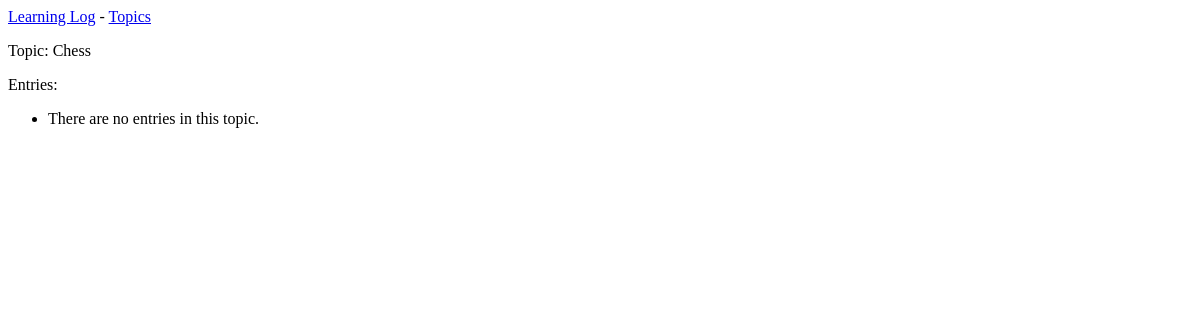
The app's page /topics/1/, older data.
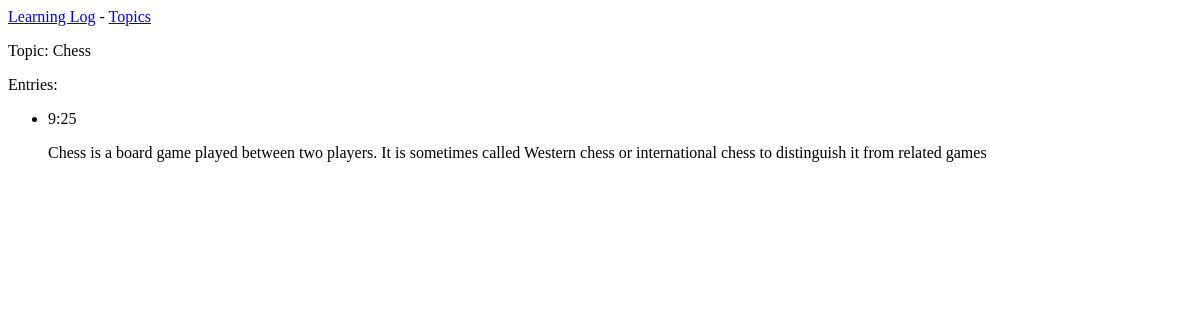
The same page, newer data.
### learning_logs/models.py (models this page shows, shortened)
class Entry(models.Model): # As before Entry inherits from Model class
    topic = models.ForeignKey(Topic, on_delete = models.CASCADE) # topic attribute is a ForeignKey instance
    text = models.TextField() # Text field to put the notes in
    date_added = models.TimeField(auto_now_add = True) # stores when Entry was added
    class Meta:
        verbose_name_plural = 'entries'

### learning_logs/views.py (the view)
# urls.py: path('topics/<int:topic_id>/', views.topic, name = 'topic'),
def topic(request, topic_id):
    topic = Topic.objects.get(id = topic_id)
    entries = topic.entry_set.order_by('-date_added')
    context = {'topic':topic, 'entries': entries}
    return render(request, 'learning_logs/topic.html', context)

### learning_logs/models.py (called while the page is built)
    def __str__(self):
        return self.text

### learning_logs/templates/learning_logs/topic.html
{% extends 'learning_logs/base.html' %}
{% block content %}
    <p> Topic: {{topic}}</p>
    <p> Entries:</p>
    <ul>
        {% for entry in entries %}
            <li>
                <p>{{ entry.date_added|date:"G:i"}}</p>
                <p>{{ entry.text|linebreaks}}</p>
            </li>
            {% empty %}
                <li>There are no entries in this topic.</li>
        {% endfor %}
    </ul>
{% endblock content %}

Row changes from the older to the newer data that the page shows:
added Entry: date_added "9:25", text "Chess is a board game played between two players. It is sometimes called Western chess or international chess to distinguish it from related games"
Text that changed along with them:
text no longer shown: "There are no entries in this topic."
